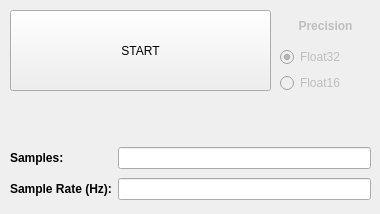
     <widget class="QWidget" name="tab_9">
      <attribute name="title">
       <string>A4</string>
      </attribute>
      <widget class="QWidget" name="verticalLayoutWidget_4">
       <property name="geometry">
        <rect>
         <x>280</x>
         <y>10</y>
         <width>91</width>
         <height>83</height>
        </rect>
       </property>
       <layout class="QVBoxLayout" name="verticalLayout_4">
        <item>
         <widget class="QLabel" name="label_39">
          <property name="enabled">
           <bool>false</bool>
          </property>
          <property name="font">
           <font>
            <weight>75</weight>
            <bold>true</bold>
           </font>
          </property>
          <property name="text">
           <string>Precision</string>
          </property>
          <property name="alignment">
           <set>Qt::AlignCenter</set>
          </property>
         </widget>
        </item>
        <item>
         <widget class="QRadioButton" name="radioButton_15">
          <property name="enabled">
           <bool>false</bool>
          </property>
          <property name="text">
           <string>Float32</string>
          </property>
          <property name="checked">
           <bool>true</bool>
          </property>
         </widget>
        </item>
        <item>
         <widget class="QRadioButton" name="radioButton_16">
          <property name="enabled">
           <bool>false</bool>
          </property>
          <property name="text">
           <string>Float16</string>
          </property>
         </widget>
        </item>
       </layout>
      </widget>
      <widget class="QPushButton" name="butta4_start">
       <property name="geometry">
        <rect>
         <x>10</x>
         <y>10</y>
         <width>261</width>
         <height>81</height>
        </rect>
       </property>
       <property name="text">
        <string>START</string>
       </property>
      </widget>
      <widget class="QWidget" name="gridLayoutWidget_4">
       <property name="geometry">
        <rect>
         <x>10</x>
         <y>144</y>
         <width>361</width>
         <height>61</height>
        </rect>
       </property>
       <layout class="QGridLayout" name="gridLayout_4">
        <item row="0" column="0">
         <widget class="QLabel" name="label_15">
          <property name="font">
           <font>
            <weight>75</weight>
            <bold>true</bold>
           </font>
          </property>
          <property name="text">
           <string>Samples:</string>
          </property>
         </widget>
        </item>
        <item row="0" column="1">
         <widget class="QLineEdit" name="lea4_samples"/>
        </item>
        <item row="1" column="1">
         <widget class="QLineEdit" name="lea4_srate"/>
        </item>
        <item row="1" column="0">
         <widget class="QLabel" name="label_40">
          <property name="font">
           <font>
            <weight>75</weight>
            <bold>true</bold>
           </font>
          </property>
          <property name="text">
           <string>Sample Rate (Hz):</string>
          </property>
         </widget>
        </item>
       </layout>
      </widget>
     </widget>
